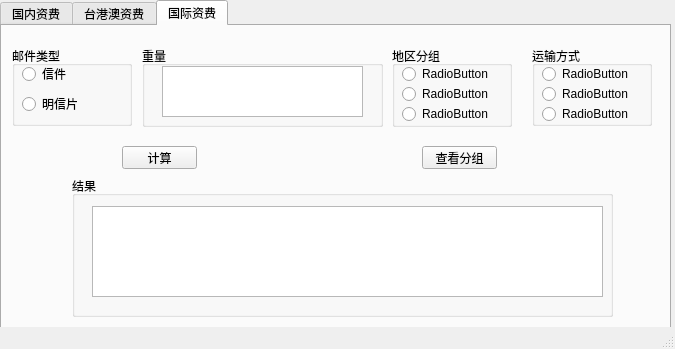
<?xml version="1.0" encoding="UTF-8"?>
<ui version="4.0">
 <class>MainWindow</class>
 <widget class="QMainWindow" name="MainWindow">
  <property name="geometry">
   <rect>
    <x>0</x>
    <y>0</y>
    <width>675</width>
    <height>349</height>
   </rect>
  </property>
  <property name="windowTitle">
   <string>PostFee Calculor</string>
  </property>
  <widget class="QWidget" name="widget">
   <widget class="QTabWidget" name="localChoose_Bar">
    <property name="geometry">
     <rect>
      <x>0</x>
      <y>0</y>
      <width>671</width>
      <height>351</height>
     </rect>
    </property>
    <property name="currentIndex">
     <number>2</number>
    </property>
    <widget class="QWidget" name="tab_domesitc">
     <attribute name="title">
      <string>国内资费</string>
     </attribute>
     <widget class="QGroupBox" name="groupBox">
      <property name="geometry">
       <rect>
        <x>10</x>
        <y>10</y>
        <width>120</width>
        <height>80</height>
       </rect>
      </property>
      <property name="title">
       <string>邮件类型</string>
      </property>
      <widget class="QRadioButton" name="button_mail">
       <property name="geometry">
        <rect>
         <x>10</x>
         <y>20</y>
         <width>89</width>
         <height>16</height>
        </rect>
       </property>
       <property name="text">
        <string>信件</string>
       </property>
      </widget>
      <widget class="QRadioButton" name="button_postcard">
       <property name="geometry">
        <rect>
         <x>10</x>
         <y>50</y>
         <width>89</width>
         <height>16</height>
        </rect>
       </property>
       <property name="text">
        <string>明信片</string>
       </property>
      </widget>
     </widget>
     <widget class="QGroupBox" name="groupBox_2">
      <property name="geometry">
       <rect>
        <x>310</x>
        <y>10</y>
        <width>241</width>
        <height>81</height>
       </rect>
      </property>
      <property name="title">
       <string>重量</string>
      </property>
      <widget class="QTextEdit" name="textbox_weight">
       <property name="geometry">
        <rect>
         <x>20</x>
         <y>20</y>
         <width>201</width>
         <height>51</height>
        </rect>
       </property>
      </widget>
     </widget>
     <widget class="QPushButton" name="button_cal">
      <property name="geometry">
       <rect>
        <x>580</x>
        <y>50</y>
        <width>75</width>
        <height>23</height>
       </rect>
      </property>
      <property name="text">
       <string>计算</string>
      </property>
     </widget>
     <widget class="QGroupBox" name="groupBox_3">
      <property name="geometry">
       <rect>
        <x>49</x>
        <y>139</y>
        <width>541</width>
        <height>141</height>
       </rect>
      </property>
      <property name="title">
       <string>结果</string>
      </property>
      <widget class="QTextEdit" name="textbox_result">
       <property name="geometry">
        <rect>
         <x>20</x>
         <y>30</y>
         <width>511</width>
         <height>91</height>
        </rect>
       </property>
      </widget>
     </widget>
     <widget class="QGroupBox" name="groupBox_4">
      <property name="geometry">
       <rect>
        <x>160</x>
        <y>10</y>
        <width>120</width>
        <height>80</height>
       </rect>
      </property>
      <property name="title">
       <string>地区</string>
      </property>
      <widget class="QRadioButton" name="botton_inside">
       <property name="geometry">
        <rect>
         <x>20</x>
         <y>20</y>
         <width>89</width>
         <height>16</height>
        </rect>
       </property>
       <property name="text">
        <string>本市</string>
       </property>
      </widget>
      <widget class="QRadioButton" name="botton_outside">
       <property name="geometry">
        <rect>
         <x>20</x>
         <y>50</y>
         <width>89</width>
         <height>16</height>
        </rect>
       </property>
       <property name="text">
        <string>外市</string>
       </property>
      </widget>
     </widget>
    </widget>
    <widget class="QWidget" name="tab_autonomous">
     <attribute name="title">
      <string>台港澳资费</string>
     </attribute>
     <widget class="QGroupBox" name="groupBox_5">
      <property name="geometry">
       <rect>
        <x>10</x>
        <y>20</y>
        <width>120</width>
        <height>80</height>
       </rect>
      </property>
      <property name="title">
       <string>邮件类型</string>
      </property>
      <widget class="QRadioButton" name="button_mail_2">
       <property name="geometry">
        <rect>
         <x>10</x>
         <y>20</y>
         <width>89</width>
         <height>16</height>
        </rect>
       </property>
       <property name="text">
        <string>信件</string>
       </property>
      </widget>
      <widget class="QRadioButton" name="button_postcard_2">
       <property name="geometry">
        <rect>
         <x>10</x>
         <y>50</y>
         <width>89</width>
         <height>16</height>
        </rect>
       </property>
       <property name="text">
        <string>明信片</string>
       </property>
      </widget>
     </widget>
     <widget class="QGroupBox" name="groupBox_6">
      <property name="geometry">
       <rect>
        <x>170</x>
        <y>20</y>
        <width>241</width>
        <height>81</height>
       </rect>
      </property>
      <property name="title">
       <string>重量</string>
      </property>
      <widget class="QTextEdit" name="textbox_weight_2">
       <property name="geometry">
        <rect>
         <x>20</x>
         <y>20</y>
         <width>201</width>
         <height>51</height>
        </rect>
       </property>
      </widget>
     </widget>
     <widget class="QPushButton" name="button_cal_2">
      <property name="geometry">
       <rect>
        <x>470</x>
        <y>50</y>
        <width>75</width>
        <height>23</height>
       </rect>
      </property>
      <property name="text">
       <string>计算</string>
      </property>
     </widget>
     <widget class="QGroupBox" name="groupBox_7">
      <property name="geometry">
       <rect>
        <x>60</x>
        <y>140</y>
        <width>541</width>
        <height>141</height>
       </rect>
      </property>
      <property name="title">
       <string>结果</string>
      </property>
      <widget class="QTextEdit" name="textbox_result_2">
       <property name="geometry">
        <rect>
         <x>20</x>
         <y>30</y>
         <width>511</width>
         <height>91</height>
        </rect>
       </property>
      </widget>
     </widget>
    </widget>
    <widget class="QWidget" name="tab_international">
     <attribute name="title">
      <string>国际资费</string>
     </attribute>
     <widget class="QGroupBox" name="groupBox_8">
      <property name="geometry">
       <rect>
        <x>10</x>
        <y>20</y>
        <width>120</width>
        <height>80</height>
       </rect>
      </property>
      <property name="title">
       <string>邮件类型</string>
      </property>
      <widget class="QRadioButton" name="button_mail_3">
       <property name="geometry">
        <rect>
         <x>10</x>
         <y>20</y>
         <width>89</width>
         <height>16</height>
        </rect>
       </property>
       <property name="text">
        <string>信件</string>
       </property>
      </widget>
      <widget class="QRadioButton" name="button_postcard_3">
       <property name="geometry">
        <rect>
         <x>10</x>
         <y>50</y>
         <width>89</width>
         <height>16</height>
        </rect>
       </property>
       <property name="text">
        <string>明信片</string>
       </property>
      </widget>
     </widget>
     <widget class="QGroupBox" name="groupBox_9">
      <property name="geometry">
       <rect>
        <x>140</x>
        <y>20</y>
        <width>241</width>
        <height>81</height>
       </rect>
      </property>
      <property name="title">
       <string>重量</string>
      </property>
      <widget class="QTextEdit" name="textbox_weight_3">
       <property name="geometry">
        <rect>
         <x>20</x>
         <y>20</y>
         <width>201</width>
         <height>51</height>
        </rect>
       </property>
      </widget>
     </widget>
     <widget class="QGroupBox" name="groupBox_10">
      <property name="geometry">
       <rect>
        <x>390</x>
        <y>20</y>
        <width>120</width>
        <height>81</height>
       </rect>
      </property>
      <property name="title">
       <string>地区分组</string>
      </property>
      <widget class="QRadioButton" name="radioButton_4">
       <property name="geometry">
        <rect>
         <x>10</x>
         <y>20</y>
         <width>89</width>
         <height>16</height>
        </rect>
       </property>
       <property name="text">
        <string>RadioButton</string>
       </property>
      </widget>
      <widget class="QRadioButton" name="radioButton_5">
       <property name="geometry">
        <rect>
         <x>10</x>
         <y>40</y>
         <width>89</width>
         <height>16</height>
        </rect>
       </property>
       <property name="text">
        <string>RadioButton</string>
       </property>
      </widget>
      <widget class="QRadioButton" name="radioButton_6">
       <property name="geometry">
        <rect>
         <x>10</x>
         <y>60</y>
         <width>89</width>
         <height>16</height>
        </rect>
       </property>
       <property name="text">
        <string>RadioButton</string>
       </property>
      </widget>
     </widget>
     <widget class="QGroupBox" name="groupBox_11">
      <property name="geometry">
       <rect>
        <x>530</x>
        <y>20</y>
        <width>120</width>
        <height>80</height>
       </rect>
      </property>
      <property name="title">
       <string>运输方式</string>
      </property>
      <widget class="QRadioButton" name="radioButton">
       <property name="geometry">
        <rect>
         <x>10</x>
         <y>20</y>
         <width>89</width>
         <height>16</height>
        </rect>
       </property>
       <property name="text">
        <string>RadioButton</string>
       </property>
      </widget>
      <widget class="QRadioButton" name="radioButton_2">
       <property name="geometry">
        <rect>
         <x>10</x>
         <y>40</y>
         <width>89</width>
         <height>16</height>
        </rect>
       </property>
       <property name="text">
        <string>RadioButton</string>
       </property>
      </widget>
      <widget class="QRadioButton" name="radioButton_3">
       <property name="geometry">
        <rect>
         <x>10</x>
         <y>60</y>
         <width>89</width>
         <height>16</height>
        </rect>
       </property>
       <property name="text">
        <string>RadioButton</string>
       </property>
      </widget>
     </widget>
     <widget class="QPushButton" name="button_cal_3">
      <property name="geometry">
       <rect>
        <x>120</x>
        <y>120</y>
        <width>75</width>
        <height>23</height>
       </rect>
      </property>
      <property name="text">
       <string>计算</string>
      </property>
     </widget>
     <widget class="QGroupBox" name="groupBox_12">
      <property name="geometry">
       <rect>
        <x>70</x>
        <y>150</y>
        <width>541</width>
        <height>141</height>
       </rect>
      </property>
      <property name="title">
       <string>结果</string>
      </property>
      <widget class="QTextEdit" name="textbox_result_3">
       <property name="geometry">
        <rect>
         <x>20</x>
         <y>30</y>
         <width>511</width>
         <height>91</height>
        </rect>
       </property>
      </widget>
     </widget>
     <widget class="QPushButton" name="pushButton">
      <property name="geometry">
       <rect>
        <x>420</x>
        <y>120</y>
        <width>75</width>
        <height>23</height>
       </rect>
      </property>
      <property name="text">
       <string>查看分组</string>
      </property>
     </widget>
    </widget>
   </widget>
  </widget>
  <widget class="QStatusBar" name="statusBar"/>
 </widget>
 <layoutdefault spacing="6" margin="11"/>
 <resources/>
 <connections/>
</ui>
